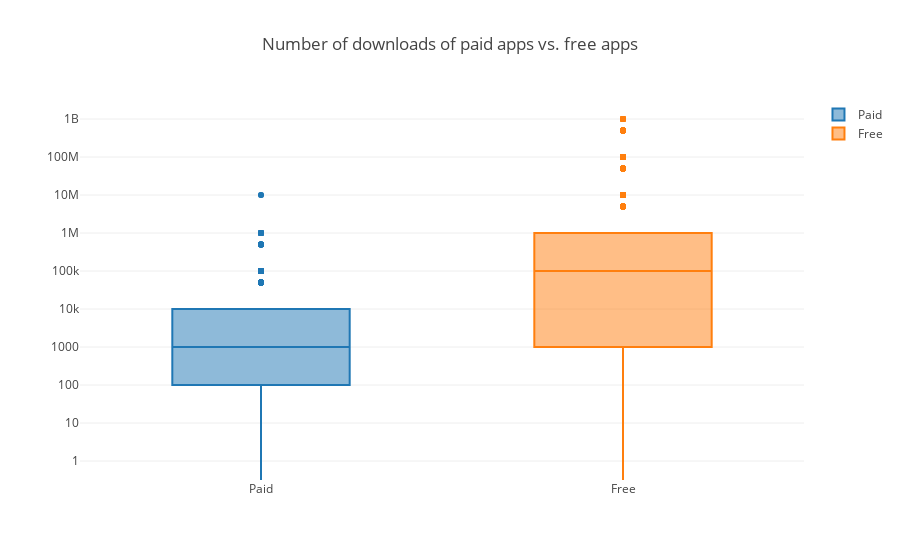

Write notebook code for a chart like this one.
### Markdown cell above
## 8. Popularity of paid apps vs free apps
<p>For apps in the Play Store today, there are five types of pricing strategies: free, freemium, paid, paymium, and subscription. Let's focus on free and paid apps only. Some characteristics of free apps are:</p>
<ul>
<li>Free to download.</li>
<li>Main source of income often comes from advertisements.</li>
<li>Often created by companies that have other products and the app serves as an extension of those products.</li>
<li>Can serve as a tool for customer retention, communication, and customer service.</li>
</ul>
<p>Some characteristics of paid apps are:</p>
<ul>
<li>Users are asked to pay once for the app to download and use it.</li>
<li>The user can't really get a feel for the app before buying it.</li>
</ul>
<p>Are paid apps installed as much as free apps? It turns out that paid apps have a relatively lower number of installs than free apps, though the difference is not as stark as I would have expected!</p>

### Code cell
trace0 = go.Box(
    # Data for paid apps
    y=apps[apps['Type'] == "Paid"]['Installs'],
    name = 'Paid'
)

trace1 = go.Box(
    # Data for free apps
    y=apps[apps['Type'] == "Free"]['Installs'],
    name = 'Free'
)

layout = go.Layout(
    title = "Number of downloads of paid apps vs. free apps",
    yaxis = dict(
        type = 'log',
        autorange = True
    )
)

# Add trace0 and trace1 to a list for plotting
data = [trace0, trace1]
plotly.offline.iplot({'data': data, 'layout': layout})

### Figure 1 — Plotly figure (JSON) as saved in the notebook; plotly's stock layout.template omitted (floating-point values rounded to 4 significant figures; data arrays with more than 128 entries replaced by an {"elided": "..."} marker saying what was removed)
{"data": [{"name": "Paid", "y": {"elided": "756 int values"}, "type": "box", "uid": "6ef91e6d-fc6c-4591-9c4f-410091c36e3f"}, {"name": "Free", "y": {"elided": "8902 int values"}, "type": "box", "uid": "133ddb3a-7a03-4654-b69e-67e00a98b41e"}], "layout": {"title": "Number of downloads of paid apps vs. free apps", "yaxis": {"autorange": true, "type": "log"}}}
